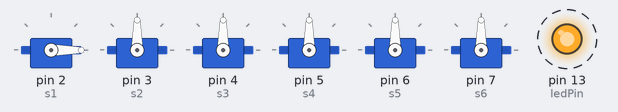
The sketch below on a simulated Arduino Uno, built with avr-gcc and run on an emulated ATmega328P. Shown: 6 × servo, output pins drawn as LEDs (lit = HIGH). Dashed ring = blinking.

Above: at 1.2 s.
Timing chart, 0 to 4.0 s (numbered marks = the images above):
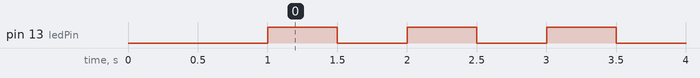

The sketch:

arduino_servo_wiring_test.ino
```cpp
// libraries
#include <Servo.h>
#include <string.h>

// declare servo objects
Servo s1;
Servo s2;
Servo s3;
Servo s4;
Servo s5;
Servo s6;

int ledPin = 13;                 // LED connected to digital pin 13

// ======== setup ===================================================
void setup()
{
  // initialize ports
  s1.attach(2);
  s2.attach(3);
  s3.attach(4);
  s4.attach(5);
  s5.attach(6);
  s6.attach(7);

  pinMode(ledPin, OUTPUT);      // sets the digital pin as output

  // move servos to "0" position
  s1.write(0);
  s2.write(90);
  s3.write(90);
  s4.write(90);
  s5.write(90);
  s6.write(90);
  delay(1000);
}

// ======== main ===================================================
void loop()
{
  digitalWrite(ledPin, HIGH);   // sets the LED on
  delay(500);                  // waits for a second
  digitalWrite(ledPin, LOW);    // sets the LED off
  delay(500);                  // waits for a second
}
```

Measured:
- by itself, pin 13 (ledPin): alternates HIGH for 0.50 s and LOW for 0.50 s
